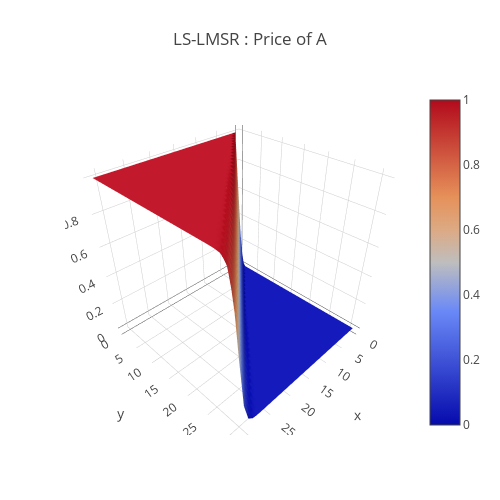

Notebook cell for this chart:
### Code cell
a = 0.01
data = [
    go.Surface(
        z=price_function(x,y,a)
    )
]
layout = go.Layout(
    title='LS-LMSR : Price of A',
    autosize=False,
    width=500,
    height=500,
    margin=dict(
        l=65,
        r=50,
        b=65,
        t=90
    )
)
fig = go.Figure(data=data, layout=layout)
URL = plotly.offline.iplot(fig, filename='Costfunction-3d-surface.html')

### Figure 1 — Plotly figure (JSON) as saved in the notebook; plotly's stock layout.template omitted (floating-point values rounded to 4 significant figures; data arrays with more than 128 entries replaced by an {"elided": "..."} marker saying what was removed)
{"data": [{"type": "surface", "uid": "463dbb5b-a313-456d-8c9c-df5b46bbb111", "z": {"elided": "32x32 float values"}}], "layout": {"autosize": false, "height": 500, "margin": {"b": 65, "l": 65, "r": 50, "t": 90}, "title": {"text": "LS-LMSR : Price of A"}, "width": 500}}
